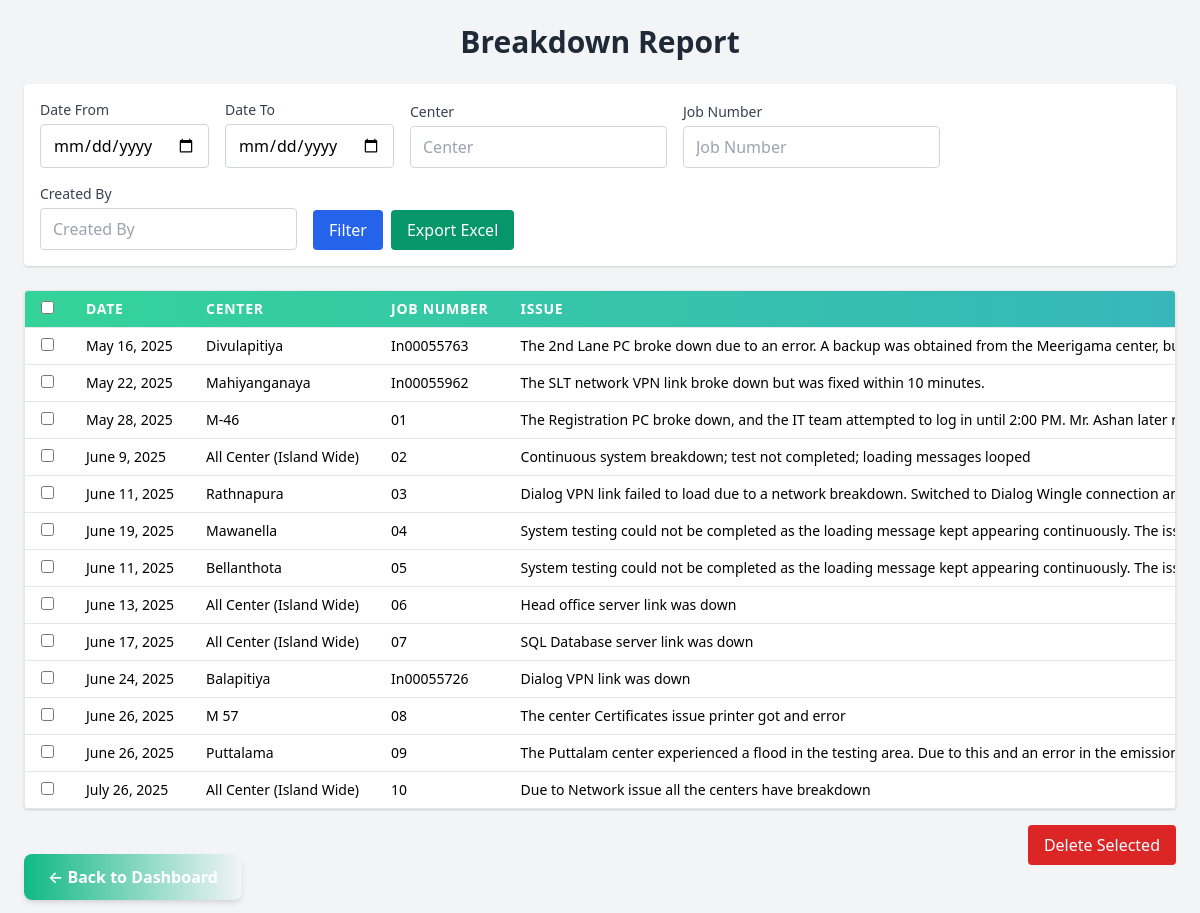
The page /breakdowns/report/ (signed in) on the database its author committed.
### tracking/models.py (models this page shows, shortened)
class Breakdown(models.Model):
    center = models.CharField(max_length=100)
    date = models.DateField()
    time = models.TimeField()
    duration = models.CharField(max_length=50)
    job_number = models.CharField(max_length=50)
    job_assignee = models.CharField(max_length=100)
    issue = models.TextField()
    comment = models.TextField(blank=True)
    created_at = models.DateTimeField(auto_now_add=True)
    created_by = models.ForeignKey(
        User,
        on_delete=models.CASCADE,
        related_name='breakdowns',
        null=True,    # allow null for now
        blank=True,
        editable=False
)

### tracking/views.py (the view)
# urls.py: path('breakdowns/report/', views.breakdown_report, name='breakdown_report'),
@login_required
def breakdown_report(request):
    breakdowns = Breakdown.objects.all()
    date_from = request.GET.get('date_from')
    date_to = request.GET.get('date_to')
    center = request.GET.get('center')
    job_number = request.GET.get('job_number')  # example field
    created_by = request.GET.get('created_by')  # example field
    if date_from:
        breakdowns = breakdowns.filter(date__gte=date_from)
    if date_to:
        breakdowns = breakdowns.filter(date__lte=date_to)
    if center:
        breakdowns = breakdowns.filter(center__icontains=center)
    if job_number:
        breakdowns = breakdowns.filter(job_number__icontains=job_number)
    if created_by:
        breakdowns = breakdowns.filter(created_by__username__icontains=created_by)
    context = {
        'breakdowns': breakdowns,
        'current_user': request.user,
        'filters': {
            'date_from': date_from or '',
            'date_to': date_to or '',
            'center': center or '',
            'job_number': job_number or '',
            'created_by': created_by or '',
        }
    }
    return render(request, 'tracking/breakdown_report.html', context)

### tracking/templates/tracking/breakdown_report.html (shortened to what this page needs)
{% load static %}
<!DOCTYPE html>
<html lang="en">
<head>
    <link href="https://cdn.jsdelivr.net/npm/tailwindcss@2.2.19/dist/tailwind.min.css" rel="stylesheet" />
</head>
<body class="bg-gray-100 p-6">
    <div class="max-w-screen-xl mx-auto">
        <h1 class="text-3xl font-bold mb-6 text-center text-gray-800">Breakdown Report</h1>
        <form method="get" class="mb-6 bg-white p-4 rounded shadow flex flex-wrap gap-4 items-end">
            <div>
                <label for="date_from" class="block text-sm font-medium text-gray-700">Date From</label>
                <input type="date" id="date_from" name="date_from" value="{{ request.GET.date_from }}"
                    class="mt-1 block w-full border border-gray-300 rounded px-3 py-2" />
            </div>
            <div>
                <label for="date_to" class="block text-sm font-medium text-gray-700">Date To</label>
                <input type="date" id="date_to" name="date_to" value="{{ request.GET.date_to }}"
                    class="mt-1 block w-full border border-gray-300 rounded px-3 py-2" />
            </div>
            <div>
                <label for="center" class="block text-sm font-medium text-gray-700">Center</label>
                <input type="text" id="center" name="center" placeholder="Center" value="{{ request.GET.center }}"
                    class="mt-1 block w-full border border-gray-300 rounded px-3 py-2" />
            </div>
            <div>
                <label for="job_number" class="block text-sm font-medium text-gray-700">Job Number</label>
                <input type="text" id="job_number" name="job_number" placeholder="Job Number"
                    value="{{ request.GET.job_number }}"
                    class="mt-1 block w-full border border-gray-300 rounded px-3 py-2" />
            </div>
            <div>
                <label for="created_by" class="block text-sm font-medium text-gray-700">Created By</label>
                <input type="text" id="created_by" name="created_by" placeholder="Created By"
                    value="{{ request.GET.created_by }}"
                    class="mt-1 block w-full border border-gray-300 rounded px-3 py-2" />
            </div>
            <div class="flex space-x-2">
                <button type="submit"
                    class="bg-blue-600 text-white px-4 py-2 rounded hover:bg-blue-700 transition">Filter</button>
                <button type="submit" formaction="{% url 'export_breakdown_excel' %}" formmethod="get"
                    class="bg-green-600 text-white px-4 py-2 rounded hover:bg-green-700 transition">Export
                    Excel</button>
            </div>
        </form>
        <form method="post" action="{% url 'delete_selected_breakdowns' %}"
            onsubmit="return confirm('Are you sure you want to delete selected breakdowns?');">
            <div class="overflow-x-auto bg-white shadow rounded border border-gray-200">
                <table class="min-w-full divide-y divide-gray-200 text-sm">
                    <thead class="bg-gradient-to-r from-green-400 to-blue-500 text-white uppercase tracking-wider">
                        <tr>
                            <th class="px-4 py-2 text-center">
                                <input type="checkbox" id="select_all" class="cursor-pointer" />
                            </th>
                            <th class="px-4 py-2 text-left whitespace-nowrap">Date</th>
                            <th class="px-4 py-2 text-left whitespace-nowrap">Center</th>
                            <th class="px-4 py-2 text-left whitespace-nowrap">Job Number</th>
                            <th class="px-4 py-2 text-left whitespace-nowrap">Issue</th>
                        </tr>
                    </thead>
                    <tbody class="divide-y divide-gray-200">
                        {% for breakdown in breakdowns %}
                        <tr class="hover:bg-gray-50">
                            <td class="px-4 py-2 whitespace-nowrap text-center">
                                <input type="checkbox" name="selected_breakdowns" value="{{ breakdown.id }}"
                                    class="breakdown_checkbox cursor-pointer" />
                            </td>
                            <td class="px-4 py-2 whitespace-nowrap">{{ breakdown.date }}</td>
                            <td class="px-4 py-2 whitespace-nowrap">{{ breakdown.center }}</td>
                            <td class="px-4 py-2 whitespace-nowrap">{{ breakdown.job_number }}</td>
                            <td class="px-4 py-2 whitespace-nowrap">{{ breakdown.issue }}</td>
                        </tr>
                        {% empty %}
                        <tr>
                            <td colspan="10" class="px-4 py-4 text-center text-gray-500">No breakdowns found.</td>
                        </tr>
                        {% endfor %}
                    </tbody>
                </table>
            </div>
            <div class="mt-4 flex justify-end">
                <button type="submit" class="bg-red-600 text-white px-4 py-2 rounded hover:bg-red-700">
                    Delete Selected
                </button>
            </div>
        </form>
         <a href="{% url 'dashboard' %}" class="bg-gradient-to-r from-green-500 to-emerald-600 text-white px-6 py-3 rounded-lg font-semibold shadow-md hover:shadow-xl transition transform hover:-translate-y-0.5">
          ← Back to Dashboard
        </a>
    </div>
</body>
</html>

### rows shown on the page
Breakdown: date "May 16, 2025", center "Divulapitiya", job_number "In00055763", issue "The 2nd Lane PC broke down due to an error. A backup was obtained from the Meerigama center,…"
Breakdown: date "May 22, 2025", center "Mahiyanganaya", job_number "In00055962", issue "The SLT network VPN link broke down but was fixed within 10 minutes."
Breakdown: date "May 28, 2025", center "M-46", job_number "01", issue "The Registration PC broke down, and the IT team attempted to log in until 2:00 PM. Mr. Ashan later…"
Breakdown: date "June 9, 2025", center "All Center (Island Wide)", job_number "02", issue "Continuous system breakdown; test not completed; loading messages looped"
Breakdown: date "June 11, 2025", center "Rathnapura", job_number "03", issue "Dialog VPN link failed to load due to a network breakdown. Switched to Dialog Wingle connection…"
Breakdown: date "June 19, 2025", center "Mawanella", job_number "04", issue "System testing could not be completed as the loading message kept appearing continuously. The…"
Breakdown: date "June 11, 2025", center "Bellanthota", job_number "05", issue "System testing could not be completed as the loading message kept appearing continuously. The…"
Breakdown: date "June 13, 2025", center "All Center (Island Wide)", job_number "06", issue "Head office server link was down"
Breakdown: date "June 17, 2025", center "All Center (Island Wide)", job_number "07", issue "SQL Database server link was down"
Breakdown: date "June 24, 2025", center "Balapitiya", job_number "In00055726", issue "Dialog VPN link was down"
Breakdown: date "June 26, 2025", center "M 57", job_number "08", issue "The center Certificates issue printer got and error"
Breakdown: date "June 26, 2025", center "Puttalama", job_number "09", issue "The Puttalam center experienced a flood in the testing area. Due to this and an error in the…"
Breakdown: date "July 26, 2025", center "All Center (Island Wide)", job_number "10", issue "Due to Network issue all the centers have breakdown"
